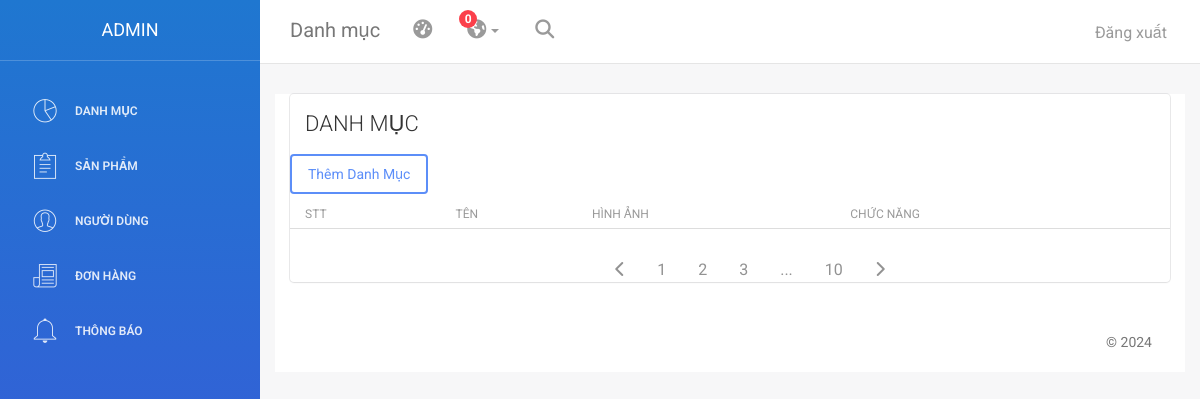
Before: /admin/index.php?page=category with the older database file.
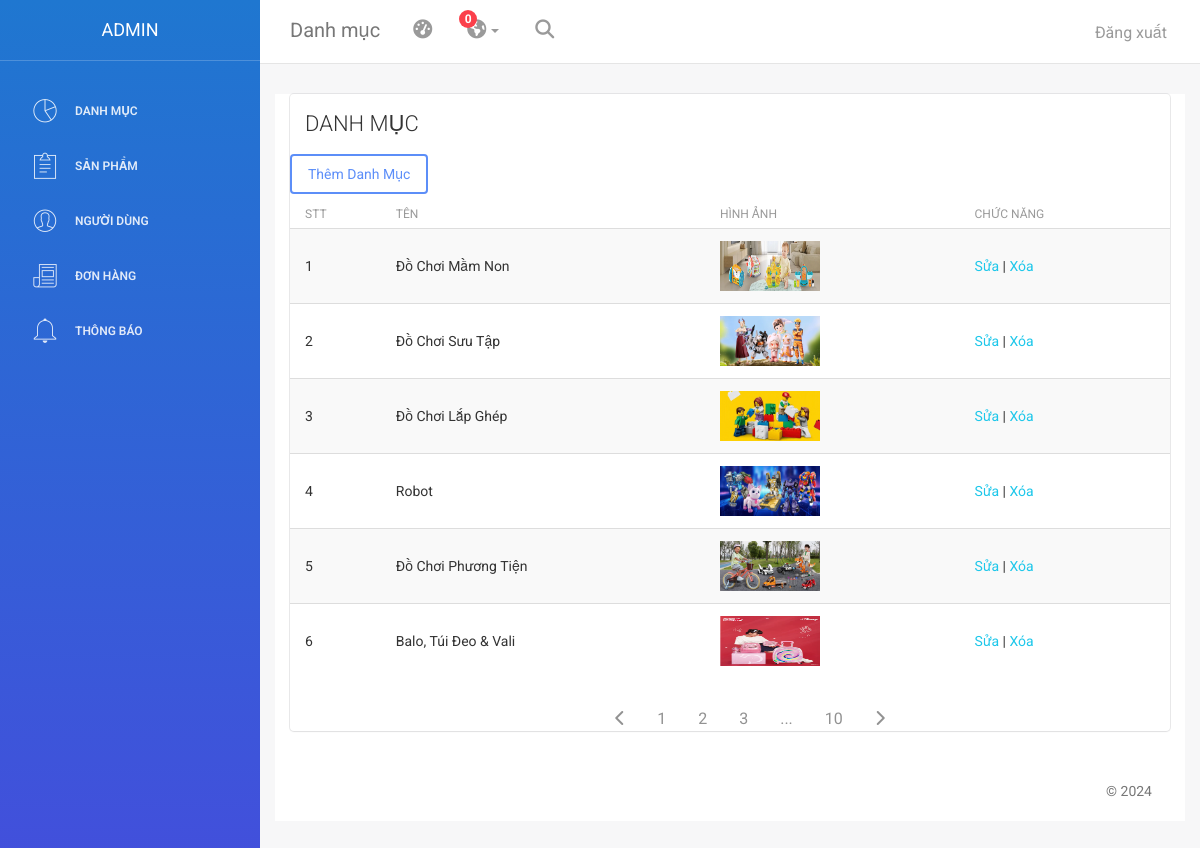
After: the same page with the newer database file.
### tables this page shows
CREATE TABLE `categories` (
  `id` int(3) NOT NULL,
  `name` varchar(255) NOT NULL,
  `image` varchar(255) NOT NULL,
  `season` tinyint(1) NOT NULL
);

### admin/app/controller/AdCategoryController.php (called while the page is built, shortened)
<?php
class AdCategoryController{
    private $category;
    function __construct(){
        $this->category = new CategoryModel();
    }
    function rederView($view, $data = null){
        $view = './app/view/'.$view.'.php';
        require_once $view;
    }
    function getAllCategory(){
        $this->data = $this->category->getCate();
        $this->rederView('category', $this->data);
    }
}
?>

### app/model/database.php (called while the page is built, shortened)
<?php
class Database {
    private $servername = "localhost";
    private $username = "root";
    private $password = "";
    private $dbname = "du_an_mau";
    public $conn;
    public function __construct() {
        try {
            $this->conn = new PDO("mysql:host=$this->servername;dbname=$this->dbname", $this->username, $this->password);
            $this->conn->setAttribute(PDO::ATTR_ERRMODE, PDO::ERRMODE_EXCEPTION);
        } catch(PDOException $e) {
            echo "Kết nối thất bại: " . $e->getMessage();
        }
    }
    function query($sql, $param = [] ){
        $this->stmt = $this->conn->prepare($sql);
        $this->stmt->execute($param);
        return $this->stmt;
    }
    function getAll($sql){
       $statement = $this->query($sql);
       return $statement->fetchAll(PDO::FETCH_ASSOC);
    }
}
?>

### app/model/CategoryModel.php (called while the page is built, shortened)
<?php
class CategoryModel
{
    private $db;
    function __construct()
    {
        require_once (__DIR__ . '/database.php');
        $this->db = new Database();
    }
    function getCate()
    {
        $sql = "SELECT * FROM categories";
        return $this->db->getAll($sql);
    }
}
?>

### admin/app/view/category.php (the view, shortened to what the changed rows need)
<div class="content">
            <div class="container-fluid">
                <div class="row">
                    <div class="col-md-12">
                        <div class="card">
                            <div class="content table-responsive table-full-width">
                                <table class="table table-hover table-striped">
                                    <thead>
                                        <th>STT</th>
                                    	<th>Tên</th>
                                        <th>Hình ảnh</th>
                                        <th>Chức năng</th>
                                    </thead>
                                    <tbody>
                                        <?php
                                            $product = new CategoryModel();
                                            $data = $product->getCate();
                                            $i = 1;
                                            foreach($data as $value){
                                                extract($value);
                                                echo "<tr>";
                                                echo "<td>".$i."</td>";
                                                echo "<td>".$name."</td>";
                                                echo "<td><img src='../public/upload/pictures/index/".$image."' width='100px' height='50px'></td>";
                                                echo "<td><a href='index.php?page=ecate&id=".$id."'>Sửa</a> | <a href='index.php?page=delcate&id=".$id."'>Xóa</a></td>";
                                                echo "</tr>";
                                                $i++;
                                            }
                                        ?>
                                    </tbody>
                                </table>
                            </div>
                        </div>
                    </div>

Changed rows visible on the page:
added categories: name "Đồ Chơi Mầm Non", image (picture)
added categories: name "Đồ Chơi Sưu Tập", image (picture)
added categories: name "Đồ Chơi Lắp Ghép", image (picture)
added categories: name "Robot", image (picture)
added categories: name "Đồ Chơi Phương Tiện", image (picture)
added categories: name "Balo, Túi Đeo & Vali", image (picture)
